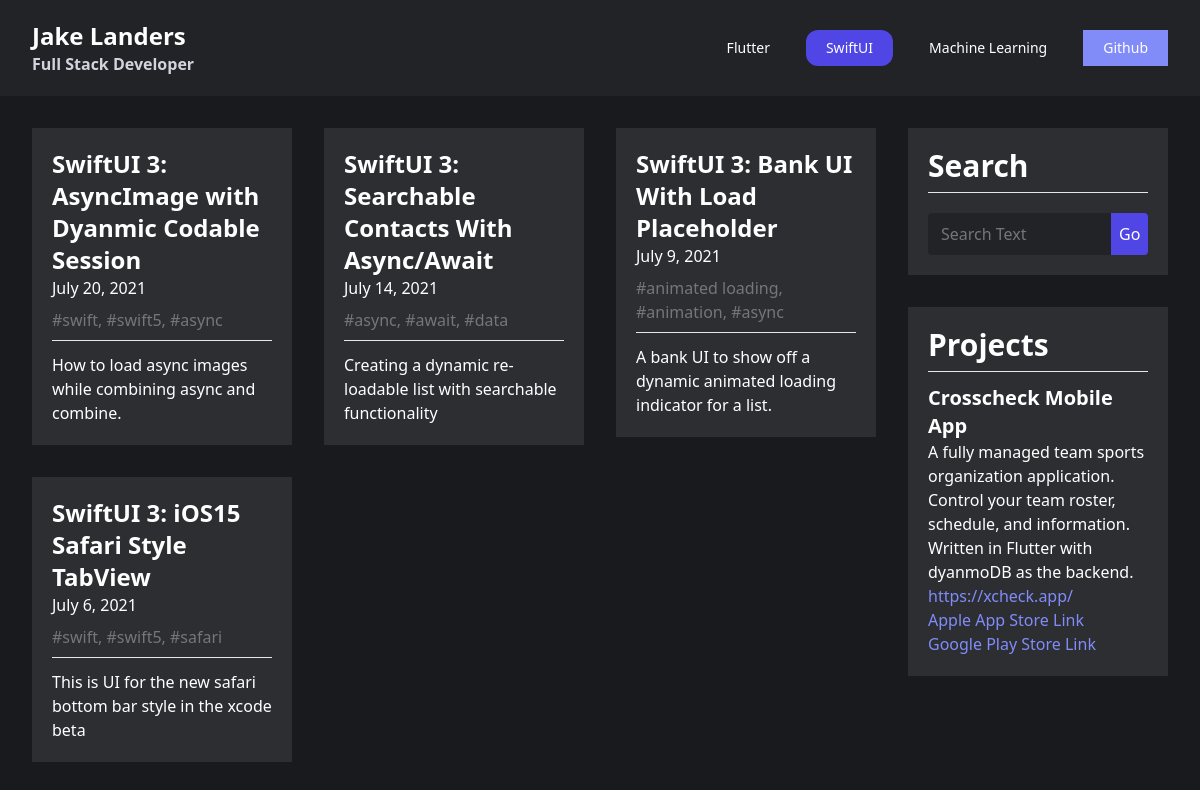
The app's page /swiftui/, older data.
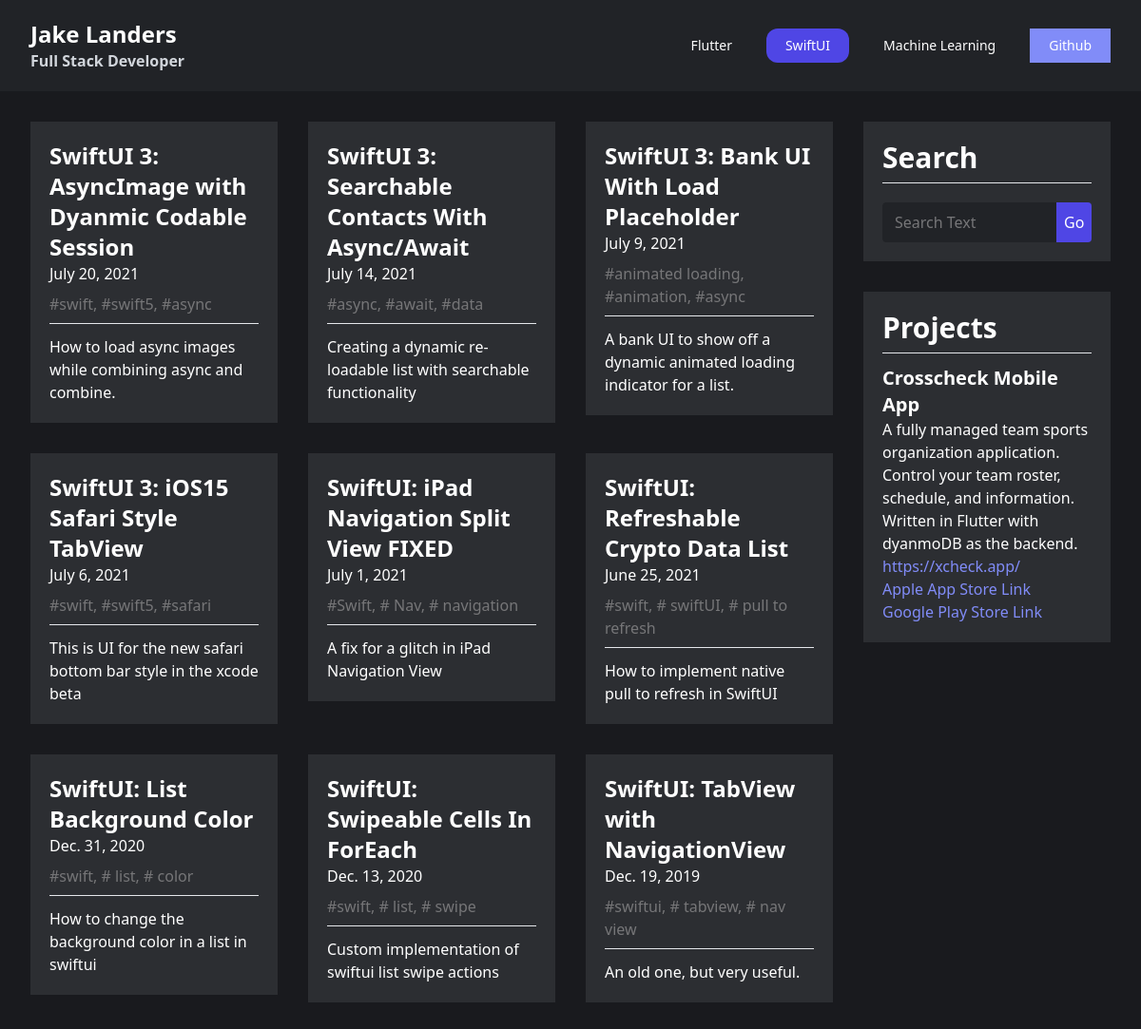
The same page, newer data.
### blog/models.py (models this page shows, shortened)
class Article(models.Model):
    title = models.CharField(max_length=200)
    category = models.ForeignKey(Category, on_delete=models.CASCADE)
    date = models.DateField("date posted")
    description = models.TextField(default="")
    body = models.TextField()
    tags = models.CharField(max_length=200, default="")
    def get_tags_small(self):
        if self.tags == "":
            return ""
        else:
            list_tags = self.tags.split(",")
            list_tags = list_tags[:3]
            tag_str = ""
            for i in list_tags:
                if i == list_tags[-1]:
                    tag_str = tag_str + "#{}".format(i)
                else:
                    tag_str = tag_str + "#{}, ".format(i)
            return tag_str

### blog/views.py (the view)
# urls.py: path("swiftui/", views.swiftui, name="swiftui"),
def swiftui(request):
    if request.method == "POST":
        search_text = request.POST.get("search")
        if search_text is not None and search_text != "":
            print("redirecting to search articles function")
            return HttpResponseRedirect(reverse("article_search", args=[search_text]))
    articles = Article.objects.filter(category__title="SwiftUI")
    return render(
        request,
        "blog/articles/article_list.html",
        {"articles": articles, "category": "SwiftUI"},
    )

### templates/blog/articles/article_list.html (shortened to what this page needs)
{% extends "base.html" %}
{% block content %}
<head>
</head>
<div class="md:grid md:grid-cols-2 lg:grid-cols-3 md:gap-8">
    {% for article in articles %}
    <div class="pb-8 md:pb-0">
        <a href="{% url 'article_detail' article.category.title|lower article.id %}">
            <div class="p-5 bg-cgray-600 hover:opacity-50">
                <h1 class="text-2xl font-bold">
                    {{ article.title }}
                </h1>
                <p class="pb-2">
                    {{ article.date }}
                </p>
                <p class="pb-2 text-cgray-400">
                    {{ article.get_tags_small }}
                </p>
                <hr class="solid text-gray-500">
                <p class="pt-3">
                    {{ article.description }}
                </p>
            </div>
        </a>
    </div>
    {% endfor %}
</div>
{% endblock content %}

### templates/base.html (shortened to what this page needs)
{% load tailwind_tags %}
{% load static %}
<!DOCTYPE html>
<html lang="en">
<link href="{% static 'css/styles.css' %}" rel="stylesheet">
<head>
    <link rel="stylesheet" href="//unpkg.com/@highlightjs/cdn-assets@11.3.1/styles/github-dark.min.css">
</head>
<body class="bg-cgray-800 text-white">
    {% include "top_bar.html" %}
    <div class="p-8 lg:grid lg:grid-cols-4 lg:grid-flow-col lg:gap-8">
        <div class="col-span-3 pb-8">
            {% block content %} {% endblock content %}
        </div>
        <div class="col-span-1">
            <div> {% include "blog/search/search.html" %} </div>
            <div class="pt-8"> {% include "blog/side_menu/projects.html" %} </div>
        </div>
    </div>
</body>
</html>

### templates/top_bar.html (shortened to what this page needs)
{% load tailwind_tags %}
{% url 'index' as index %}
{% url 'flutter' as flutter %}
{% url 'swiftui' as swiftui %}
{% url 'machine-learning' as machine_learning %}
<nav class="bg-cgray-700">
    <div class="mx-auto px-4 md:px-8">
        <div class="relative flex items-center justify-between h-24">
            <div class="flex-1 flex items-center justify-center">
                <div class="flex-1 flex items-center">
                    <a href="{{ index }}" class="hover:opacity-50">
                        <div>
                            <p class="text-white text-2xl font-extrabold">Jake Landers</p>
                            <p class="text-gray-300 text-md font-semibold">Full Stack Developer</p>
                        </div>
                    </a>
                </div>
                <div class="hidden md:block sm:ml-6">
                    <div class="flex space-x-4">
                        <a href="{{ flutter }}"
                            class="{% if flutter in request.path %}bg-indigo-600{% else %}hover:bg-indigo-900 {% endif %} text-white px-5 py-2 rounded-xl text-sm font-medium">
                            Flutter
                        </a>
                        <a href="{{ swiftui }}"
                            class="{% if swiftui in request.path %}bg-indigo-600{% else %}hover:bg-indigo-900 {% endif %} text-white px-5 py-2 rounded-xl text-sm font-medium">
                            SwiftUI
                        </a>
                        <a href="{{ machine_learning }}"
                            class="{% if machine_learning in request.path %}bg-indigo-600{% else %}hover:bg-indigo-900 {% endif %} text-white px-5 py-2 rounded-xl text-sm font-medium">
                            Machine Learning
                        </a>
                        <a href="https://github.com/jake-landersweb/jake_code" target="_blank"
                            class="text-white bg-indigo-400 hover:bg-indigo-900 hover:text-white px-5 py-2 text-sm font-medium">
                            Github
                        </a>
                    </div>
                </div>
            </div>
        </div>
    </div>
</nav>

### templates/blog/search/search.html (shortened to what this page needs)
<div class="p-5 bg-cgray-600">
    <div class="pb-2">
        <h1 class="text-3xl font-bold">
            Search
        </h1>
    </div>
    <hr class="solid text-gray-500">
    <form method="post" action="">
        <div class="w-full pt-5">
            <div class="grid grid-cols-6">
                <div class="col-span-5">
                    <input
                        class="px-3 py-2 bg-cgray-700 rounded-l border border-cgray-700 leading-normal resize-none w-full font-medium placeholder-cgray-400 focus:outline-none focus:border-indigo-400"
                        name="search" placeholder='Search Text' id="search" required></input>
                </div>
                <input type='submit'
                    class="hover:cursor-pointer bg-indigo-600 text-white font-medium rounded-r hover:opacity-50"
                    value='Go'>
            </div>
        </div>
    </form>
</div>

### templates/blog/side_menu/projects.html
<div class="p-5 bg-cgray-600">
    <div class="pb-2">
        <h1 class="text-3xl font-bold">
            Projects
        </h1>
    </div>
    <hr class="solid text-gray-500">
    <div class="pt-3">
        <a href="{% url 'crosscheck' %}">
            <h2 class="text-xl font-bold hover:text-cgray-300">
                Crosscheck Mobile App
            </h2>
        </a>
        <p>
            A fully managed team sports organization application. Control your team roster, schedule, and information.
            Written in Flutter with dyanmoDB as the backend.
        </p>
        <ul>
            <li><a href="https://xcheck.app/" target="_blank"
                    class="text-indigo-400 hover:text-indigo-700">https://xcheck.app/</a></li>
            <li><a href="https://apps.apple.com/us/app/crosscheck-hockey/id1585600361" target="_blank"
                    class="text-indigo-400 hover:text-indigo-700">Apple App Store
                    Link</a></li>
            <li><a href="https://play.google.com/store/apps/details?id=com.landersweb.pnflutter" target="_blank"
                    class="text-indigo-400 hover:text-indigo-700">Google
                    Play Store Link</a></li>
        </ul>
    </div>
</div>

Row changes from the older to the newer data that the page shows:
added Article: title "SwiftUI: iPad Navigation Split View FIXED", date "July 1, 2021", get_tags_small "#Swift, # Nav, # navigation", description "A fix for a glitch in iPad Navigation View"
added Article: title "SwiftUI: Refreshable Crypto Data List", date "June 25, 2021", get_tags_small "#swift, # swiftUI, # pull to refresh", description "How to implement native pull to refresh in SwiftUI"
added Article: title "SwiftUI: List Background Color", date "Dec. 31, 2020", get_tags_small "#swift, # list, # color", description "How to change the background color in a list in swiftui"
added Article: title "SwiftUI: Swipeable Cells In ForEach", date "Dec. 13, 2020", get_tags_small "#swift, # list, # swipe", description "Custom implementation of swiftui list swipe actions"
added Article: title "SwiftUI: TabView with NavigationView", date "Dec. 19, 2019", get_tags_small "#swiftui, # tabview, # nav view", description "An old one, but very useful."
